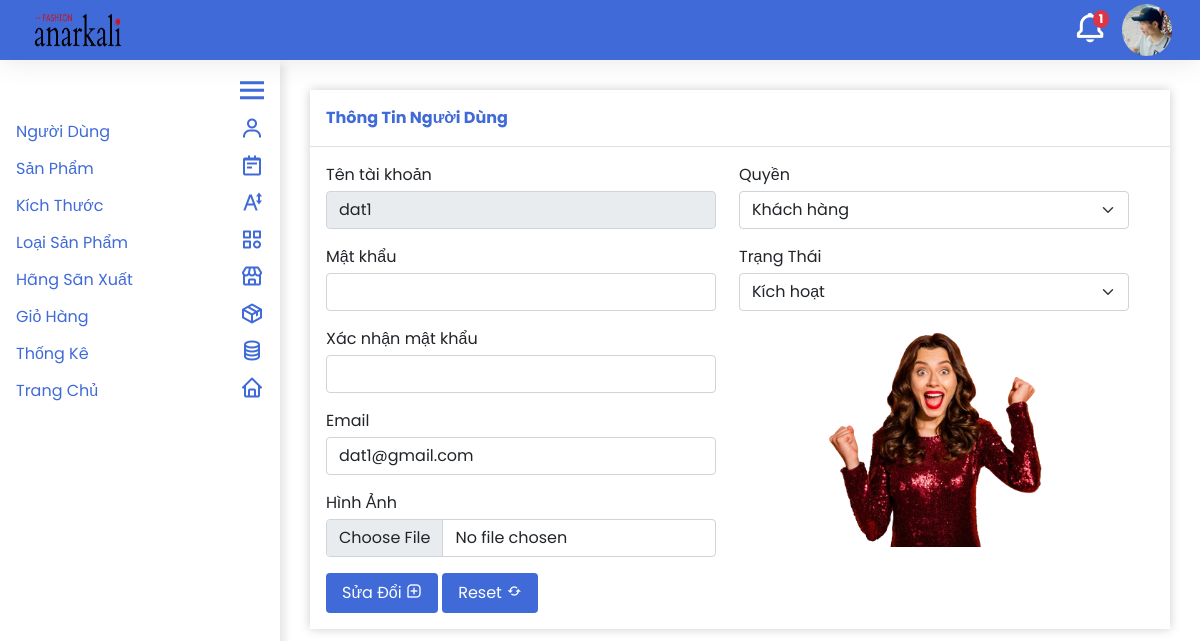
Page /quan_tri/nguoi_dung/sua_nguoi_dung.php?id=dat1 (signed in) on the committed database.
### tables this page shows
CREATE TABLE `nguoidung` (
  `TaiKhoan` varchar(64) NOT NULL,
  `MatKhau` varchar(64) NOT NULL,
  `Email` varchar(64) NOT NULL,
  `HinhAnh` varchar(68) NOT NULL,
  `Quyen` int(1) NOT NULL,
  `TrangThai` int(1) NOT NULL
);

### quan_tri/module/database.php (called while the page is built, shortened)
<?php
  function execute_query($sql, $params=NULL) {
    $server = 'localhost';
    $username = 'root';
    $password = '';
    $dbname = 'shopthoitrang';
    $conn = new PDO("mysql:host={$server};dbname={$dbname}", $username, $password);
    $stmt = $conn->prepare($sql);
    if (isset($params))
      foreach ($params as $key => $value)
        $stmt->bindValue($key,$value,PDO::PARAM_STR);
    $stmt->execute();
    return $stmt->fetchAll();
  }
?>

### quan_tri/nguoi_dung/sua_nguoi_dung.php (the view, shortened to what this page needs)
<?php
  include_once '../module/database.php';
  $param = array('TaiKhoan' => $_GET['id']);
  $data = execute_query("SELECT * FROM nguoidung WHERE TaiKhoan = :TaiKhoan", $param);
  if(count($data) == 0){
    alert('Tài khoản không tồn tại !');
    location('them_nguoi_dung.php');
    return;
  }else
    $nguoidung = $data[0];
?>
<!DOCTYPE html>
<html lang="en">
<head>
  <?php
    include '../module/head.php';
    include_once '../module/database.php';
  ?>
</head>
<body>
  <?php
    include '../module/header.php';
    include '../module/sidebar.php';
  ?>
  <form class='body' action='xu_ly_sua.php' method='post' enctype='multipart/form-data'>
    <div class='form'>
        <div class='title p-3 mb-3 border-bottom fw-bold'>Thông Tin Người Dùng</div>
        <div class="input-group px-3 row">
          <div class='col-md-6'>
            <div class='pb-3'>
              <div class='mb-1'>Tên tài khoản</div>
              <input type="text" readonly name='TaiKhoan' class="form-control" value='<?php echo $nguoidung['TaiKhoan']; ?>'>
            </div>
            <div class='pb-3'>
              <div class='mb-1'>Mật khẩu</div>
              <input type="password" name='MatKhau' class="form-control" id="MatKhau">
            </div>
            <div class='pb-3'>
              <div class='mb-1'>Xác nhận mật khẩu</div>
              <input type="password" name='XacNhanMatKhau' class="form-control" id="XacNhanMatKhau">
            </div>
            <div class='pb-3'>
              <div class='mb-1'>Email</div>
              <input type="text" name='Email' class="form-control" required="true" id="Email" value='<?php echo $nguoidung['Email']; ?>'>
            </div>
            <div class='pb-3'>
              <div class='mb-1'>Hình Ảnh</div>
              <input type="file" name='HinhAnh' class="form-control" id="inputGroupFile01 HinhAnh">
            </div>
          </div>
          <div class="col-md-6">
            <div class='pb-3'>
              <div class='mb-1'>Quyền</div>
              <select name='Quyen' class="form-select" id="Quyen">
                <?php
                  if($nguoidung['Quyen'] == 0){
                    echo '<option value="0" selected>Khách hàng</option>';
                  }
                  else{
                    echo '<option value="1" selected>Quản trị</option>';
                    echo '<option value="0">Khách hàng</option>';
                  }
                ?>
              </select>
            </div>
            <div class='pb-3'>
              <div class='mb-1'>Trạng Thái</div>
              <select name='TrangThai' class="form-select" id="inputGroupSelect01 TrangThai">
                  <?php
                    if($nguoidung['TrangThai'] == 1){
                      echo "
                      <option selected value='1'>Kích hoạt</option>
                      <option value='0'>Khóa</option>";
                    }
                    else
                      echo "
                      <option value='1'>Kích hoạt</option>
                      <option selected value='0'>Khóa</option>";
                  ?>
                </select>
            </div>
            <div class='d-flex justify-content-center align-items-center'>
              <img class='img_edit' src='../../data/nguoi_dung/<?php echo $nguoidung['HinhAnh'];?>'>
            </div>
          </div>
      </div>
      <div class='action_container ps-3 pb-3'>
          <button class='button_edit text-white py-2 px-3 rounded' type='submit'>Sửa Đổi <i class='bx bx-message-square-add'></i></button>
          <button class='button_edit text-white py-2 px-3 rounded' type='reset'>Reset <i class='bx bx-refresh'></i></button>
        </div>
      </div>
  </form>
</body>
</html>

### quan_tri/module/header.php
<div id='header' class='d-flex justify-content-between align-items-center container-fluid'>
  <img class='ms-3' id='logo' src="../../img/logo2.avif">
  <div class='d-flex align-items-center me-3'>
    <a class='bell_container position-relative' href='../gio_hang/quan_ly_gio_hang.php'>
      <?php
        $gio_hang = execute_query("SELECT COUNT(*) FROM giohang WHERE trangthai=0")[0][0];
        if($gio_hang > 0)
          echo "<div class='position-absolute text-decoration-none bg-danger fw-bold text-white notification_number'>{$gio_hang}</div>";
      ?>
      <i style='transform: scale(2.2);' class='bx bx-bell notification_icon text-white me-4'></i>
    </a>
    <?php
      $hinh_anh = execute_query('SELECT HinhAnh FROM nguoidung WHERE TaiKhoan=:tai_khoan', array('tai_khoan' => $_SESSION['TenTaiKhoan']))[0][0];
    ?>
    <img class='user_img' id='profile_image' src="../../data/nguoi_dung/<?php echo $hinh_anh; ?>">
  </div>
</div>

### quan_tri/style/style.css (style rules this page uses)
* { margin: 0; padding: 0; box-sizing: border-box; font-family: 'Poppins', sans-serif; }
#header { height: 60px; box-shadow: 0 0 30px rgba(0, 0, 0, 0.1); background-color: #3f6ad8; position: fixed; top: 0; left: 0; right: 0; z-index: 1000; }
#header #logo { width: 100px; height: 50px; cursor: pointer; }
#header .user_img { object-fit: cover; width: 50px; border-radius: 50px; cursor: pointer; }
#header .notification_icon { cursor: pointer; }
#header .bell_container .notification_number { z-index: 1000; left: 27%; top: -8px; font-size: 12px; padding: 0 6px; border-radius: 50%; }
.sidebar a, .body .form .title, .primary_color, .body .table_container .title { color: #3f6ad8; }
.body { margin-left: 310px; margin-top: 90px; margin-right: 30px; margin-bottom: 1000px; transition: 0.5s; }
.body .form { box-shadow: 0 0 10px rgba(0, 0, 0, 0.2); }
.button_add, .button_edit, .button_reset { background-color: #3f6ad8; border: none; transition: 0.25s; }
.body .img_edit { width: 220px; height: 220px; object-fit: cover; }

### rows in the picture
nguoidung: HinhAnh (picture)
nguoidung: TaiKhoan "dat1", Email "dat1@gmail.com", Quyen "Khách hàng", TrangThai "Kích hoạt", HinhAnh (picture)

### other values in the picture
$gio_hang "1"
